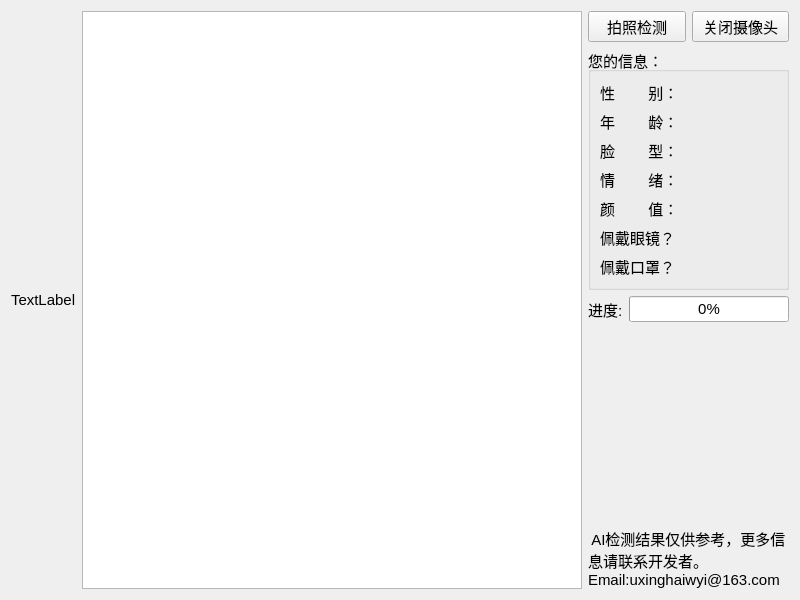
<?xml version="1.0" encoding="UTF-8"?>
<ui version="4.0">
 <class>FaceTest</class>
 <widget class="QWidget" name="FaceTest">
  <property name="geometry">
   <rect>
    <x>0</x>
    <y>0</y>
    <width>800</width>
    <height>600</height>
   </rect>
  </property>
  <property name="minimumSize">
   <size>
    <width>800</width>
    <height>600</height>
   </size>
  </property>
  <property name="font">
   <font>
    <pointsize>11</pointsize>
   </font>
  </property>
  <property name="windowTitle">
   <string>人脸信息检测</string>
  </property>
  <property name="windowIcon">
   <iconset resource="../Resource.qrc">
    <normaloff>:/icons/res/faceTest.png</normaloff>:/icons/res/faceTest.png</iconset>
  </property>
  <layout class="QHBoxLayout" name="mainLayout">
   <item>
    <widget class="QLabel" name="lbCamera">
     <property name="text">
      <string>TextLabel</string>
     </property>
    </widget>
   </item>
   <item>
    <widget class="QGraphicsView" name="graphicsView">
     <property name="minimumSize">
      <size>
       <width>500</width>
       <height>0</height>
      </size>
     </property>
    </widget>
   </item>
   <item>
    <layout class="QVBoxLayout" name="sidebarLayout">
     <item>
      <layout class="QHBoxLayout" name="buttonLayout">
       <item>
        <widget class="QPushButton" name="btnCaptureImage">
         <property name="text">
          <string>拍照检测</string>
         </property>
        </widget>
       </item>
       <item>
        <widget class="QPushButton" name="btnOPCamera">
         <property name="text">
          <string>关闭摄像头</string>
         </property>
        </widget>
       </item>
      </layout>
     </item>
     <item>
      <widget class="QGroupBox" name="detailGroupBox">
       <property name="title">
        <string>您的信息：</string>
       </property>
       <layout class="QFormLayout" name="formLayout">
        <item row="0" column="0">
         <widget class="QLabel" name="labelGender">
          <property name="text">
           <string>性        别：</string>
          </property>
         </widget>
        </item>
        <item row="0" column="1">
         <widget class="QLabel" name="gender"/>
        </item>
        <item row="1" column="0">
         <widget class="QLabel" name="labelAge">
          <property name="text">
           <string>年        龄：</string>
          </property>
         </widget>
        </item>
        <item row="1" column="1">
         <widget class="QLabel" name="age"/>
        </item>
        <item row="2" column="0">
         <widget class="QLabel" name="labelFaceShape">
          <property name="text">
           <string>脸        型：</string>
          </property>
         </widget>
        </item>
        <item row="2" column="1">
         <widget class="QLabel" name="face_shape"/>
        </item>
        <item row="3" column="0">
         <widget class="QLabel" name="labelEmotion">
          <property name="text">
           <string>情        绪：</string>
          </property>
         </widget>
        </item>
        <item row="3" column="1">
         <widget class="QLabel" name="emotion"/>
        </item>
        <item row="4" column="0">
         <widget class="QLabel" name="labelBeauty">
          <property name="text">
           <string>颜        值：</string>
          </property>
         </widget>
        </item>
        <item row="4" column="1">
         <widget class="QLabel" name="beauty"/>
        </item>
        <item row="5" column="0">
         <widget class="QLabel" name="labelBeauty_2">
          <property name="text">
           <string>佩戴眼镜？</string>
          </property>
         </widget>
        </item>
        <item row="5" column="1">
         <widget class="QLabel" name="beauty_2"/>
        </item>
        <item row="6" column="0">
         <widget class="QLabel" name="labelBeauty_3">
          <property name="text">
           <string>佩戴口罩？</string>
          </property>
         </widget>
        </item>
        <item row="6" column="1">
         <widget class="QLabel" name="beauty_3"/>
        </item>
       </layout>
      </widget>
     </item>
     <item>
      <layout class="QHBoxLayout" name="progressLayout">
       <item>
        <widget class="QLabel" name="labelProgress">
         <property name="text">
          <string>进度:</string>
         </property>
        </widget>
       </item>
       <item>
        <widget class="QProgressBar" name="progressBar">
         <property name="value">
          <number>0</number>
         </property>
        </widget>
       </item>
      </layout>
     </item>
     <item>
      <spacer name="verticalSpacer">
       <property name="orientation">
        <enum>Qt::Vertical</enum>
       </property>
       <property name="sizeHint" stdset="0">
        <size>
         <width>20</width>
         <height>40</height>
        </size>
       </property>
      </spacer>
     </item>
     <item>
      <widget class="QLabel" name="infoLabel">
       <property name="text">
        <string> AI检测结果仅供参考，更多信息请联系开发者。
Email:uxinghaiwyi@163.com               </string>
       </property>
       <property name="wordWrap">
        <bool>true</bool>
       </property>
      </widget>
     </item>
    </layout>
   </item>
  </layout>
 </widget>
 <resources>
  <include location="../Resource.qrc"/>
 </resources>
 <connections/>
</ui>
